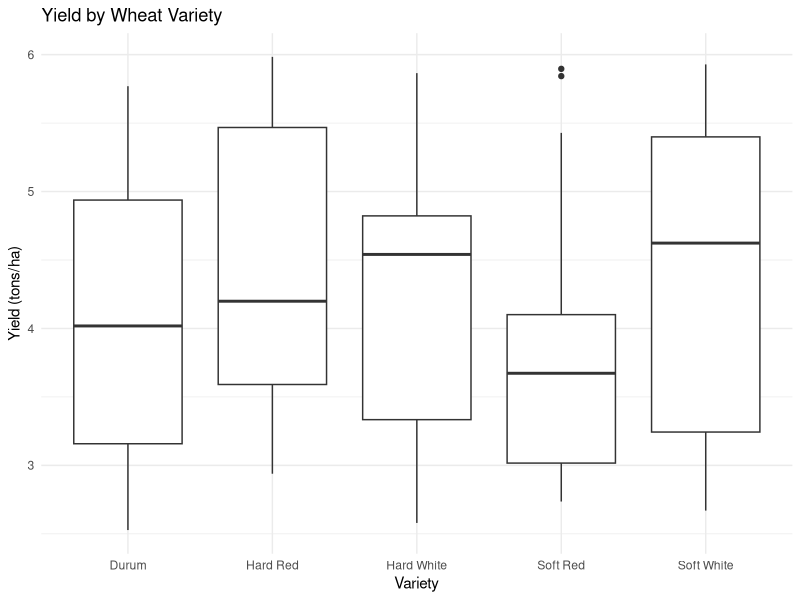
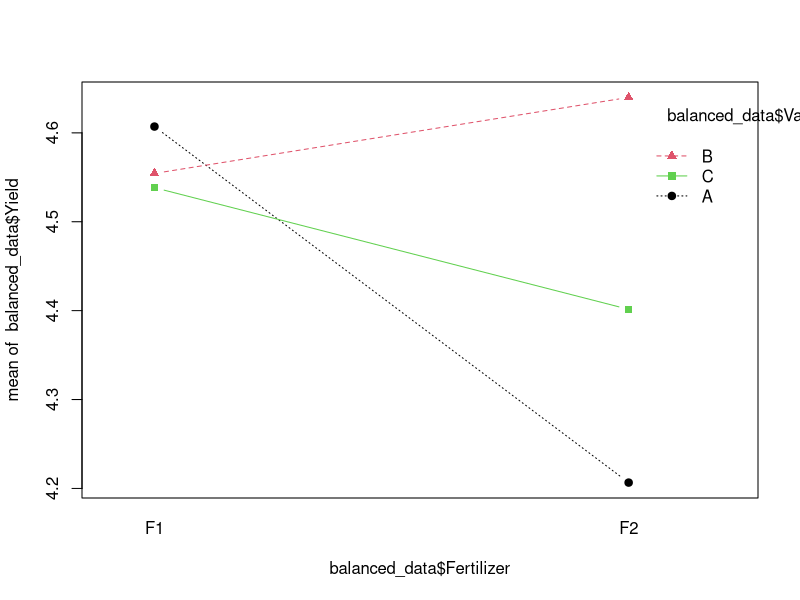
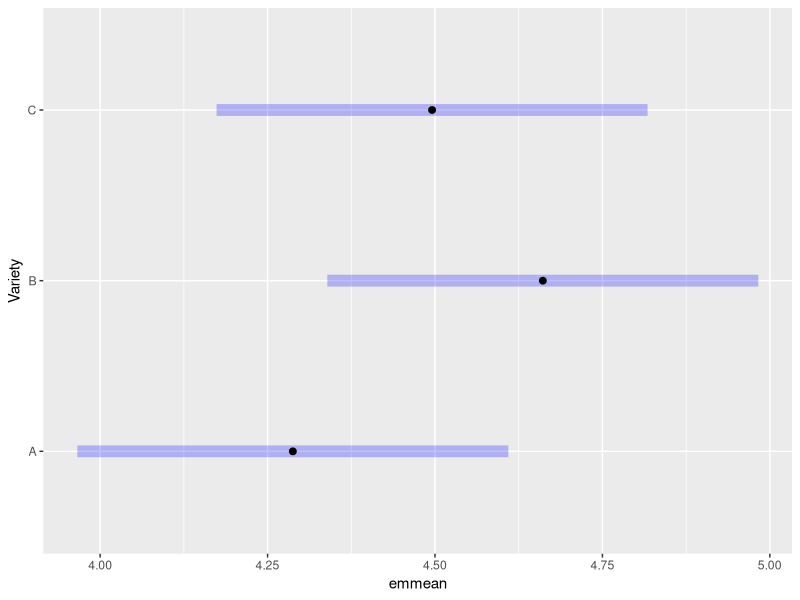

The R script that drew these images, in order:
install.packages("car")
install.packages("lme4")
install.packages("emmeans")
install.packages("readxl")
library(ggplot2)
library(dplyr)
library(car)
library(lme4)
library(emmeans)

# Read the wheat dataset
wheat_data <- readxl::read_excel("Wheat_Dataset.xlsx")
head(wheat_data)
# 1. Analysis of Variance (ANOVA)
# Comparing Yield across Varieties
anova_result <- aov(Yield_tons_per_hectare ~ Variety, data = wheat_data)
summary(anova_result)

# Visualizing the data for ANOVA
ggplot(wheat_data, aes(x = Variety, y = Yield_tons_per_hectare)) +
  geom_boxplot() +
  theme_minimal() +
  labs(title = "Yield by Wheat Variety", x = "Variety", y = "Yield (tons/ha)")
  
# 2. Multiple Pairwise Comparisons and Linear Contrasts
# Using Tukey's Honest Significant Difference (HSD) test
pairwise <- TukeyHSD(anova_result)
print(pairwise)

# Linear contrasts for specific comparisons
contrast_result <- emmeans(anova_result, pairwise ~ Variety, adjust = "none")
summary(contrast_result)

# 3. Balanced Multi-factor ANOVA
# Simulating balanced data for demonstration
balanced_data <- data.frame(
  Variety = rep(c("A", "B", "C"), each = 20),
  Fertilizer = rep(c("F1", "F2"), times = 30),
  Yield = rnorm(60, mean = 4.5, sd = 0.5)
)

# Two-way ANOVA
balanced_anova <- aov(Yield ~ Variety * Fertilizer, data = balanced_data)
summary(balanced_anova)

# Interaction plot
interaction.plot(
  x.factor = balanced_data$Fertilizer,
  trace.factor = balanced_data$Variety,
  response = balanced_data$Yield,
  type = "b",
  col = 1:3,
  pch = c(19, 17, 15)
)

# 4. Experimental Designs
# Simulating a randomized block design
set.seed(123)
block_data <- data.frame(
  Block = rep(1:5, each = 4),
  Treatment = rep(c("T1", "T2", "T3", "T4"), times = 5),
  Response = rnorm(20, mean = 10, sd = 2)
)

# ANOVA for randomized block design
block_anova <- aov(Response ~ Treatment + Block, data = block_data)
summary(block_anova)

# 5. Matrix Algebra
# Demonstrating matrix calculations
X <- matrix(c(1, 2, 3, 4, 5, 6), nrow = 2, ncol = 3)
Y <- matrix(c(7, 8, 9, 10, 11, 12), nrow = 3, ncol = 2)
result <- X %*% Y
print(result)

# 6. Mixed Linear Models
# Simulating data for a mixed model
mixed_data <- data.frame(
  Variety = rep(c("A", "B", "C"), each = 10),
  Location = rep(c("Loc1", "Loc2"), times = 15),
  Yield = rnorm(30, mean = 4.5, sd = 0.5)
)

# Fitting a mixed-effects model
mixed_model <- lmer(Yield ~ Variety + (1 | Location), data = mixed_data)
summary(mixed_model)

# Extracting and plotting estimated marginal means
emmeans_result <- emmeans(mixed_model, ~ Variety)
plot(emmeans_result)

# End of script
